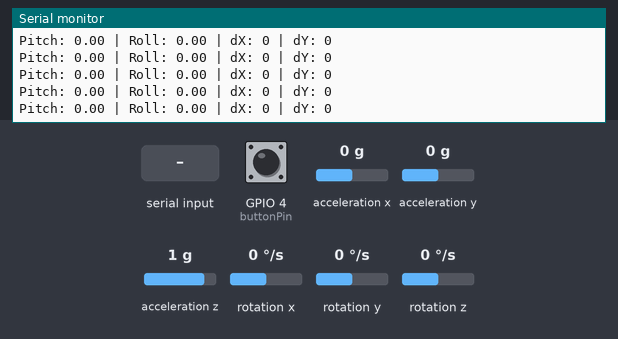
The sketch below on a simulated ESP32. On the bench: the last lines printed to the serial monitor. Wiring (inferred from the names in the program): MPU-6050 motion sensor at I2C address 0x68. The test bench sets the inputs (shaded band); at power-on: GPIO 4 (buttonPin) HIGH, acceleration x 0 g, acceleration y 0 g, acceleration z 1 g, rotation x 0 °/s, rotation y 0 °/s, rotation z 0 °/s. USB keyboard and mouse output is not drawn.

Above: at 8.5 s.
8.6 s: GPIO 4 (buttonPin) pulled LOW for 0.15 s
10.2 s: "90,45\n" received over Serial
11.7 s: acceleration x set to -1.4 g
At 12.8 s:
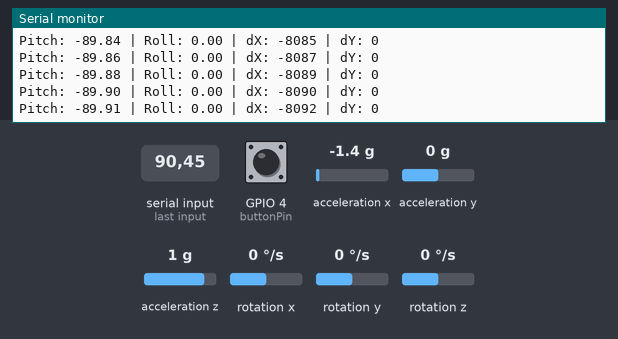
13.2 s: acceleration y set to -1.4 g
At 13.8 s:
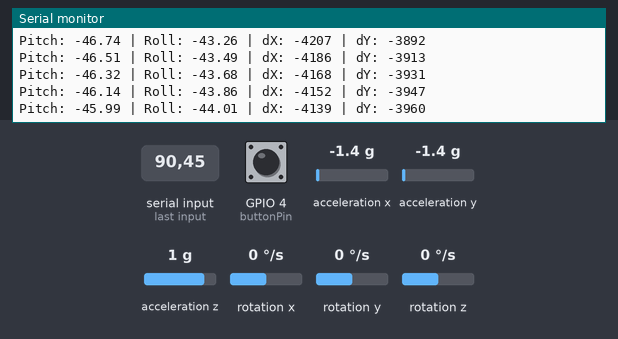
14.7 s: acceleration z set to -1.4 g
At 15.3 s:
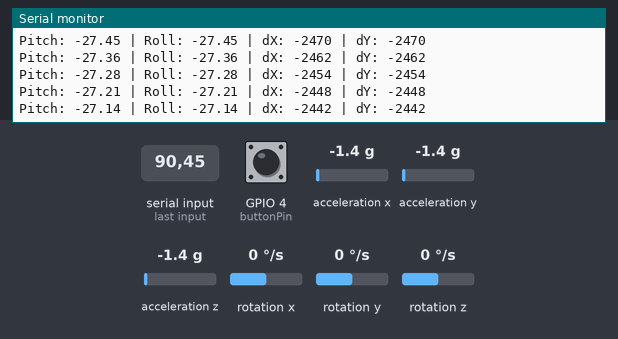
16.2 s: "30,150\n" received over Serial
Timing chart, 0 to 18.7 s (numbered marks = the images above; inputs shaded):
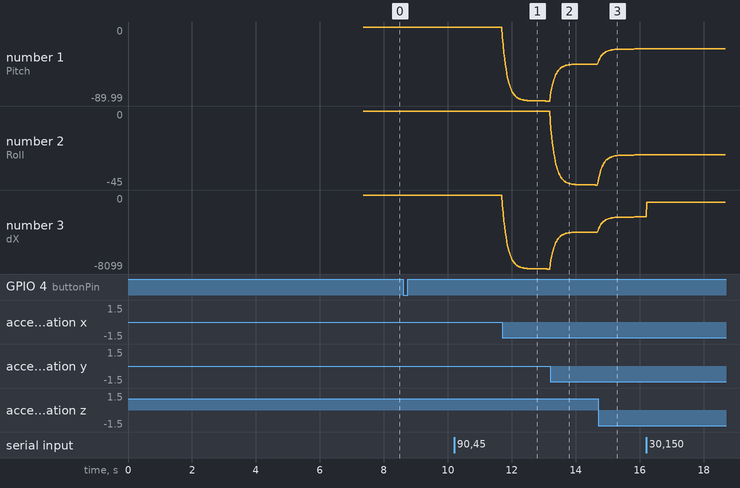

The sketch:

1_Repo_Gun.ino
```cpp
#include "BleMouse.h"
#include <Wire.h>
#include <MPU6050.h>

BleMouse bleMouse("ESP32 BLE Mouse", "ESP32", 100);
MPU6050 gyro;

float sensitivity = 2.0;

float axx = 0, ayy = 0, azz = 0;
float roll = 0, pitch = 0;

float roll_est = 0, roll_err = 1;
float pitch_est = 0, pitch_err = 1;
float process_noise = 0.01;
float measurement_noise = 0.5;

float ax_offset = 0.0;
float ay_offset = 0.0;
float az_offset = 0.0;

const int buttonPin = 4;
bool lastButtonState = HIGH;

void setup() {
  Serial.begin(115200);
  delay(3000);

  Wire.begin(21, 22);
  Wire.setClock(100000);
  delay(1000);

  // Wake up MPU6050
  Wire.beginTransmission(0x68);
  Wire.write(0x6B);
  Wire.write(0);
  Wire.endTransmission(true);
  delay(500);

  gyro.initialize();
  delay(500);

  // Manual connection check
  Wire.beginTransmission(0x68);
  byte error = Wire.endTransmission();
  if (error != 0) {
    Serial.println("MPU not found");
    while(1);
  }
  Serial.println("MPU connected!");


  Serial.println("Calibrating... keep device still!");
  int16_t ax, ay, az;
  for(int i = 0; i < 200; i++){
    gyro.getAcceleration(&ax, &ay, &az);
    ax_offset += ax / 16384.0;
    ay_offset += ay / 16384.0;
    az_offset += az / 16384.0;
    delay(10);
  }
  ax_offset /= 200;
  ay_offset /= 200;
  az_offset /= 200;

  Serial.println("Calibration done!");
  Serial.print("Offsets -> X: "); Serial.print(ax_offset);
  Serial.print(" Y: "); Serial.print(ay_offset);
  Serial.print(" Z: "); Serial.println(az_offset);

  bleMouse.begin();
  pinMode(buttonPin, INPUT_PULLUP);
  Serial.println("BLE started...");
}

float kalmanFilter(float measurement, float &estimate, float &error) {
  error += process_noise;
  float kalman_gain = error / (error + measurement_noise);
  estimate += kalman_gain * (measurement - estimate);
  error *= (1 - kalman_gain);
  return estimate;
}

void loop() {
  // sensitivity via serial monitor
  if (Serial.available() > 0) {
    String input = Serial.readStringUntil('\n');
    sensitivity = input.toFloat();
    Serial.print("Sensitivity: ");
    Serial.println(sensitivity);
  }

  if (!bleMouse.isConnected()) {
    Serial.println("Waiting for BLE...");
    delay(500);
    return;
  }

  int16_t ax, ay, az;
  gyro.getAcceleration(&ax, &ay, &az);

  axx = (ax / 16384.0) - ax_offset;
  ayy = (ay / 16384.0) - ay_offset;
  azz = (az / 16384.0) - az_offset;

  float pitch_raw = atan2(axx, sqrt(ayy*ayy + azz*azz)) * 180 / PI;  // up/down
  float roll_raw  = atan2(ayy, sqrt(axx*axx + azz*azz)) * 180 / PI;  // left/right

  pitch = kalmanFilter(pitch_raw, pitch_est, pitch_err);
  roll  = kalmanFilter(roll_raw,  roll_est,  roll_err);

  float deadzone = 1.5;
  int deltaX = (abs(pitch) > deadzone) ? (int)(pitch * sensitivity) : 0;
  int deltaY = (abs(roll)  > deadzone) ? (int)(roll  * sensitivity) : 0;

  bleMouse.move(deltaX, deltaY);  //

  Serial.print("Pitch: "); Serial.print(pitch);
  Serial.print(" | Roll: "); Serial.print(roll);
  Serial.print(" | dX: "); Serial.print(deltaX);
  Serial.print(" | dY: "); Serial.println(deltaY);

  bool currentButtonState = digitalRead(buttonPin);
  if (lastButtonState == HIGH && currentButtonState == LOW) {
    bleMouse.click(MOUSE_LEFT);
    Serial.println("Clicked!");
  }
  lastButtonState = currentButtonState;

  delay(20);
}
```

Measured:
- after the input at 11.7 s, the serial monitor: prints a new line at once (image 1)
- after the input at 13.2 s, the serial monitor: prints a new line at once (image 2)
- plotted number 1: 0 → -89.99 after the input at 11.7 s, -89.99 → -45 after the input at 13.2 s
- plotted number 2: 0 → -45 after the input at 13.2 s
- plotted number 3: 0 → -8099 after the input at 11.7 s, -8099 → -4050 after the input at 13.2 s
